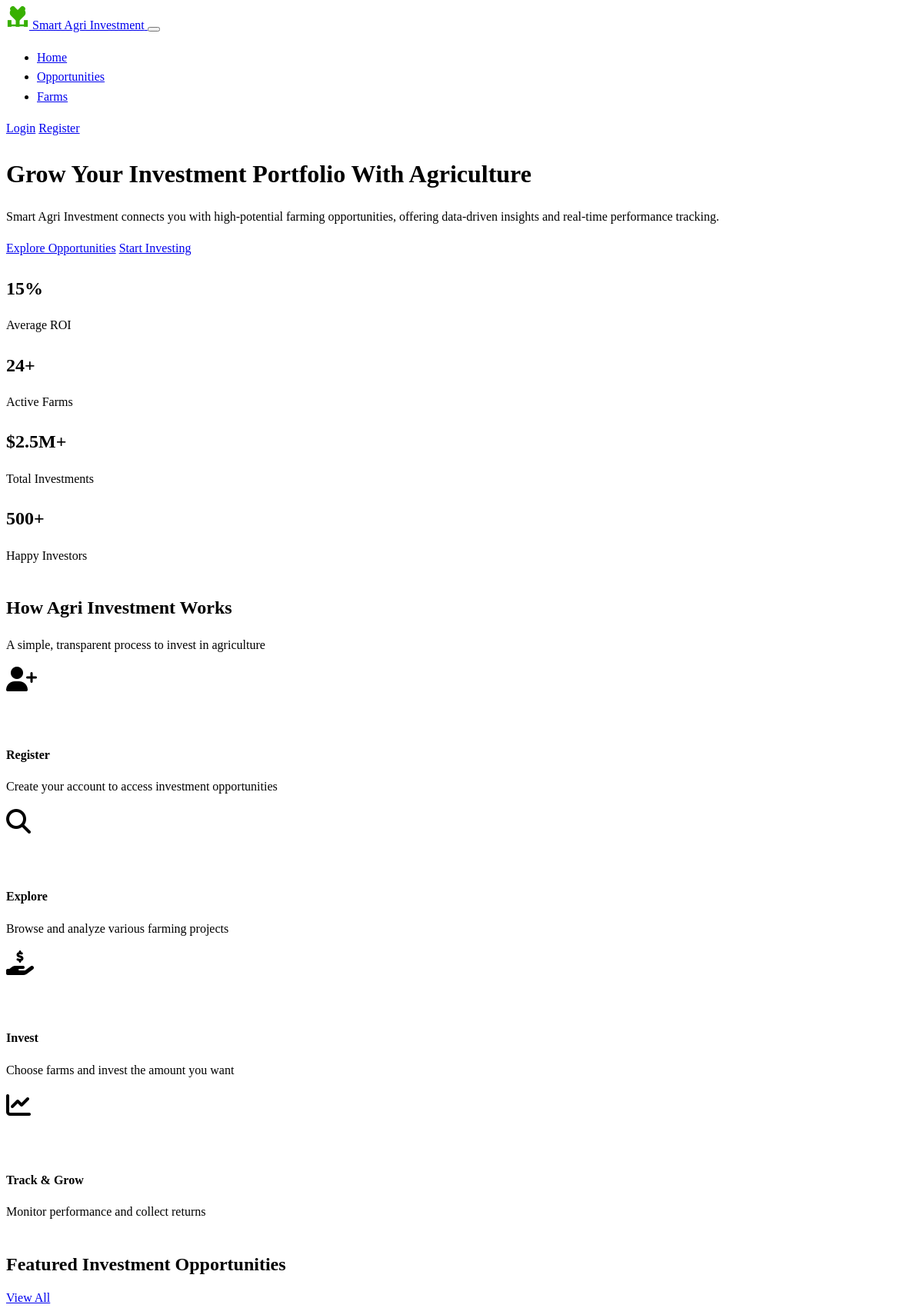
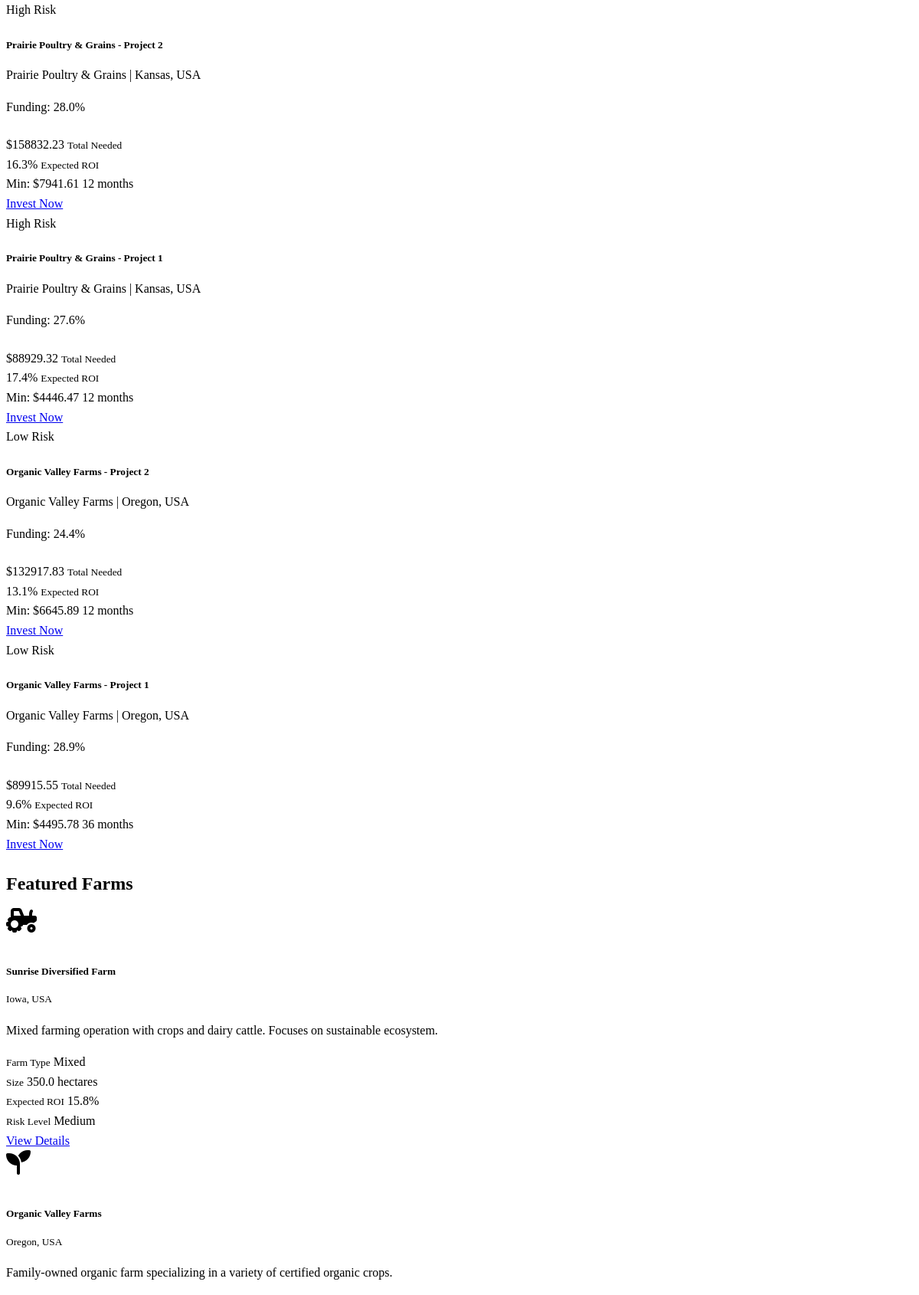
The page / (upper part) on the database its author committed (2 pictures, top to bottom).
### models.py (models this page shows, shortened)
class InvestmentOpportunity(db.Model):
    id = db.Column(db.Integer, primary_key=True)
    farm_id = db.Column(db.Integer, db.ForeignKey('farm.id'), nullable=False)
    title = db.Column(db.String(128), nullable=False)
    description = db.Column(db.Text)
    amount_needed = db.Column(db.Float, nullable=False)
    amount_raised = db.Column(db.Float, default=0.0)
    minimum_investment = db.Column(db.Float, default=0.0)
    expected_roi = db.Column(db.Float)  # Percentage
    duration_months = db.Column(db.Integer)  # Investment duration in months
    risk_level = db.Column(db.String(20))  # "Low", "Medium", "High"
    start_date = db.Column(db.Date)
    end_date = db.Column(db.Date)
    created_at = db.Column(db.DateTime, default=datetime.utcnow)
    status = db.Column(db.String(20), default="Open")  # "Open", "Closed", "Completed"
    investments = db.relationship('Investment', backref='opportunity', lazy='dynamic')
    def funding_percentage(self):
        if self.amount_needed == 0:
            return 0
        return (self.amount_raised / self.amount_needed) * 100

class Farm(db.Model):
    id = db.Column(db.Integer, primary_key=True)
    name = db.Column(db.String(128), nullable=False)
    location = db.Column(db.String(256))
    description = db.Column(db.Text)
    farm_type = db.Column(db.String(64))  # e.g., "Crop", "Livestock", "Mixed"
    size_hectares = db.Column(db.Float)
    established_date = db.Column(db.Date)
    created_at = db.Column(db.DateTime, default=datetime.utcnow)
    total_funding_needed = db.Column(db.Float, default=0.0)
    current_funding = db.Column(db.Float, default=0.0)
    expected_roi = db.Column(db.Float)  # Percentage
    risk_level = db.Column(db.String(20))  # "Low", "Medium", "High"
    yield_history = db.Column(db.Text)  # Stored as JSON string
    owner_id = db.Column(db.Integer, db.ForeignKey('user.id'))
    investment_opportunities = db.relationship('InvestmentOpportunity', backref='farm', lazy='dynamic')
    performance_data = db.relationship('FarmPerformance', backref='farm', lazy='dynamic')

### routes.py (the view)
@app.route('/')
def index():
    featured_farms = Farm.query.order_by(Farm.created_at.desc()).limit(3).all()
    opportunities = InvestmentOpportunity.query.filter_by(status="Open").order_by(InvestmentOpportunity.created_at.desc()).limit(4).all()
    return render_template('index.html',
                          featured_farms=featured_farms,
                          opportunities=opportunities)

### templates/index.html (shortened to what this page needs)
{% extends "base.html" %}
{% block content %}
<div class="bg-dark text-white py-5">
    <div class="container">
        <div class="row align-items-center">
            <div class="col-md-6">
                <h1 class="display-4 fw-bold">Grow Your Investment Portfolio With Agriculture</h1>
                <p class="lead mt-3">Smart Agri Investment connects you with high-potential farming opportunities, offering data-driven insights and real-time performance tracking.</p>
                <div class="d-flex gap-3 mt-4">
                    <a href="{{ url_for('investment_opportunities') }}" class="btn btn-success btn-lg">Explore Opportunities</a>
                    <a href="{{ url_for('register') }}" class="btn btn-outline-light btn-lg">Start Investing</a>
                </div>
            </div>
            <div class="col-md-6 mt-4 mt-md-0">
                <div class="card bg-dark border-success">
                    <div class="card-body">
                        <div class="row text-center">
                            <div class="col-6 border-end border-success">
                                <h2 class="text-success">15%</h2>
                                <p class="text-muted">Average ROI</p>
                            </div>
                            <div class="col-6">
                                <h2 class="text-success">24+</h2>
                                <p class="text-muted">Active Farms</p>
                            </div>
                            <div class="col-6 border-end border-success border-top pt-3">
                                <h2 class="text-success">$2.5M+</h2>
                                <p class="text-muted">Total Investments</p>
                            </div>
                            <div class="col-6 border-top pt-3">
                                <h2 class="text-success">500+</h2>
                                <p class="text-muted">Happy Investors</p>
                            </div>
                        </div>
                    </div>
                </div>
            </div>
        </div>
    </div>
</div>
<div class="container py-5">
    <div class="text-center mb-5">
        <h2 class="mb-3">How Agri Investment Works</h2>
        <p class="lead">A simple, transparent process to invest in agriculture</p>
    </div>
    <div class="row g-4">
        <div class="col-md-3">
            <div class="card h-100 border-0 bg-dark">
                <div class="card-body text-center">
                    <div class="bg-success bg-opacity-25 rounded-circle mx-auto d-flex align-items-center justify-content-center mb-3" style="width: 80px; height: 80px;">
                        <i class="fas fa-user-plus fa-2x text-success"></i>
                    </div>
                    <h4>Register</h4>
                    <p class="text-muted">Create your account to access investment opportunities</p>
                </div>
            </div>
        </div>
        <div class="col-md-3">
            <div class="card h-100 border-0 bg-dark">
                <div class="card-body text-center">
                    <div class="bg-success bg-opacity-25 rounded-circle mx-auto d-flex align-items-center justify-content-center mb-3" style="width: 80px; height: 80px;">
                        <i class="fas fa-search fa-2x text-success"></i>
                    </div>
                    <h4>Explore</h4>
                    <p class="text-muted">Browse and analyze various farming projects</p>
                </div>
            </div>
        </div>
        <div class="col-md-3">
            <div class="card h-100 border-0 bg-dark">
                <div class="card-body text-center">
                    <div class="bg-success bg-opacity-25 rounded-circle mx-auto d-flex align-items-center justify-content-center mb-3" style="width: 80px; height: 80px;">
                        <i class="fas fa-hand-holding-usd fa-2x text-success"></i>
                    </div>
                    <h4>Invest</h4>
                    <p class="text-muted">Choose farms and invest the amount you want</p>
                </div>
            </div>
        </div>
        <div class="col-md-3">
            <div class="card h-100 border-0 bg-dark">
                <div class="card-body text-center">
                    <div class="bg-success bg-opacity-25 rounded-circle mx-auto d-flex align-items-center justify-content-center mb-3" style="width: 80px; height: 80px;">
                        <i class="fas fa-chart-line fa-2x text-success"></i>
                    </div>
                    <h4>Track & Grow</h4>
                    <p class="text-muted">Monitor performance and collect returns</p>
                </div>
            </div>
        </div>
    </div>
</div>
<div class="bg-dark-subtle py-5">
    <div class="container">
        <div class="d-flex justify-content-between align-items-center mb-4">
            <h2 class="mb-0">Featured Investment Opportunities</h2>
            <a href="{{ url_for('investment_opportunities') }}" class="btn btn-outline-success">View All</a>
        </div>
        <div class="row g-4">
            {% if opportunities %}
                {% for opportunity in opportunities %}
                <div class="col-md-6 col-lg-3">
                    <div class="card h-100 border-0 shadow">
                        <div class="card-body">
                            <span class="badge bg-{{ 'success' if opportunity.risk_level == 'Low' else 'warning' if opportunity.risk_level == 'Medium' else 'danger' }} mb-2">
                                {{ opportunity.risk_level }} Risk
                            </span>
                            <h5 class="card-title">{{ opportunity.title }}</h5>
                            <p class="card-text text-muted small">{{ opportunity.farm.name }} | {{ opportunity.farm.location }}</p>
                            <div class="my-3">
                                <p class="mb-1 small">Funding: {{ "%.1f"|format(opportunity.funding_percentage()) }}%</p>
                                <div class="progress" style="height: 8px;">
                                </div>
                            </div>
                            <div class="d-flex justify-content-between mb-3">
                                <div>
                                    <span class="d-block fw-bold">${{ "%.2f"|format(opportunity.amount_needed) }}</span>
                                    <small class="text-muted">Total Needed</small>
                                </div>
                                <div class="text-end">
                                    <span class="d-block fw-bold text-success">{{ "%.1f"|format(opportunity.expected_roi) }}%</span>
                                    <small class="text-muted">Expected ROI</small>
                                </div>
                            </div>
                            <div class="d-flex justify-content-between">
                                <span class="small text-muted">Min: ${{ "%.2f"|format(opportunity.minimum_investment) }}</span>
                                <span class="small text-muted">{{ opportunity.duration_months }} months</span>
                            </div>
                            <a href="{{ url_for('invest', opportunity_id=opportunity.id) }}" class="btn btn-success w-100 mt-3">Invest Now</a>
                        </div>
                    </div>
                </div>
                {% endfor %}
            {% else %}
                <div class="col-12">
                    <div class="alert alert-info">
                        <p class="mb-0">No investment opportunities available at the moment. Please check back later.</p>
                    </div>
                </div>
            {% endif %}
        </div>
    </div>
</div>
<div class="container py-5">
    <h2 class="mb-4">Featured Farms</h2>
    <div class="row g-4">
        {% if featured_farms %}
            {% for farm in featured_farms %}
            <div class="col-md-4">
                <div class="card h-100 border-0 shadow-sm bg-dark">
                    <div class="card-body">
                        <div class="d-flex align-items-center mb-3">
                            <div class="bg-success bg-opacity-25 rounded-circle d-flex align-items-center justify-content-center me-3" style="width: 50px; height: 50px;">
                                {% if farm.farm_type == 'Crop' %}
                                <i class="fas fa-seedling fa-2x text-success"></i>
                                {% elif farm.farm_type == 'Livestock' %}
                                <i class="fas fa-horse fa-2x text-success"></i>
                                {% else %}
                                <i class="fas fa-tractor fa-2x text-success"></i>
                                {% endif %}
                            </div>
                            <div>
                                <h5 class="card-title mb-0">{{ farm.name }}</h5>
                                <small class="text-muted">{{ farm.location }}</small>
                            </div>
                        </div>
                        <p class="card-text">{{ farm.description[:100] }}{% if farm.description|length > 100 %}...{% endif %}</p>
                        <div class="row g-2 mb-3">
                            <div class="col-6">
                                <div class="bg-dark-subtle p-2 rounded">
                                    <small class="text-muted d-block">Farm Type</small>
                                    <span>{{ farm.farm_type }}</span>
                                </div>
                            </div>
                            <div class="col-6">
                                <div class="bg-dark-subtle p-2 rounded">
                                    <small class="text-muted d-block">Size</small>
                                    <span>{{ farm.size_hectares }} hectares</span>
                                </div>
                            </div>
                            <div class="col-6">
                                <div class="bg-dark-subtle p-2 rounded">
                                    <small class="text-muted d-block">Expected ROI</small>
                                    <span class="text-success">{{ farm.expected_roi }}%</span>
                                </div>
                            </div>
                            <div class="col-6">
                                <div class="bg-dark-subtle p-2 rounded">
                                    <small class="text-muted d-block">Risk Level</small>
                                    <span class="{{ 'text-success' if farm.risk_level == 'Low' else 'text-warning' if farm.risk_level == 'Medium' else 'text-danger' }}">{{ farm.risk_level }}</span>
                                </div>
                            </div>
                        </div>
                        <a href="{{ url_for('farm_detail', farm_id=farm.id) }}" class="btn btn-outline-success w-100">View Details</a>
                    </div>
                </div>
            </div>
            {% endfor %}
        {% else %}
            <div class="col-12">
                <div class="alert alert-info">
                    <p class="mb-0">No featured farms available at the moment. Please check back later.</p>
                </div>
            </div>
        {% endif %}
    </div>
</div>
{% endblock %}

### static/css/custom.css (style rules this page uses)
:root { --agri-green: #38b000; --agri-green-light: rgba(56, 176, 0, 0.1); --agri-green-medium: rgba(56, 176, 0, 0.5); }
body { line-height: 1.6; }
h1, h2, h3, h4, h5, h6 { margin-bottom: 0.75rem; font-weight: 600; }
.card { transition: transform 0.2s ease, box-shadow 0.2s ease; overflow: hidden; }
.progress { overflow: visible; }

### rows shown on the page
InvestmentOpportunity: risk_level "High", title "Prairie Poultry & Grains - Project 2", farm.name "Prairie Poultry & Grains", farm.location "Kansas, USA", funding_percentage "28.0", amount_needed "158832.23", expected_roi "16.3", minimum_investment "7941.61", duration_months "12"
InvestmentOpportunity: risk_level "High", title "Prairie Poultry & Grains - Project 1", farm.name "Prairie Poultry & Grains", farm.location "Kansas, USA", funding_percentage "27.6", amount_needed "88929.32", expected_roi "17.4", minimum_investment "4446.47", duration_months "12"
InvestmentOpportunity: risk_level "Low", title "Organic Valley Farms - Project 2", farm.name "Organic Valley Farms", farm.location "Oregon, USA", funding_percentage "24.4", amount_needed "132917.83", expected_roi "13.1", minimum_investment "6645.89", duration_months "12"
InvestmentOpportunity: risk_level "Low", title "Organic Valley Farms - Project 1", farm.name "Organic Valley Farms", farm.location "Oregon, USA", funding_percentage "28.9", amount_needed "89915.55", expected_roi "9.6", minimum_investment "4495.78", duration_months "36"
Farm: name "Sunrise Diversified Farm", location "Iowa, USA", description "Mixed farming operation with crops and dairy cattle. Focuses on sustainable ecosystem.", farm_type "Mixed", size_hectares "350.0", expected_roi "15.8", risk_level "Medium"
Farm: farm_type "Crop" (drawn), name "Organic Valley Farms", location "Oregon, USA", description "Family-owned organic farm specializing in a variety of certified organic crops."
